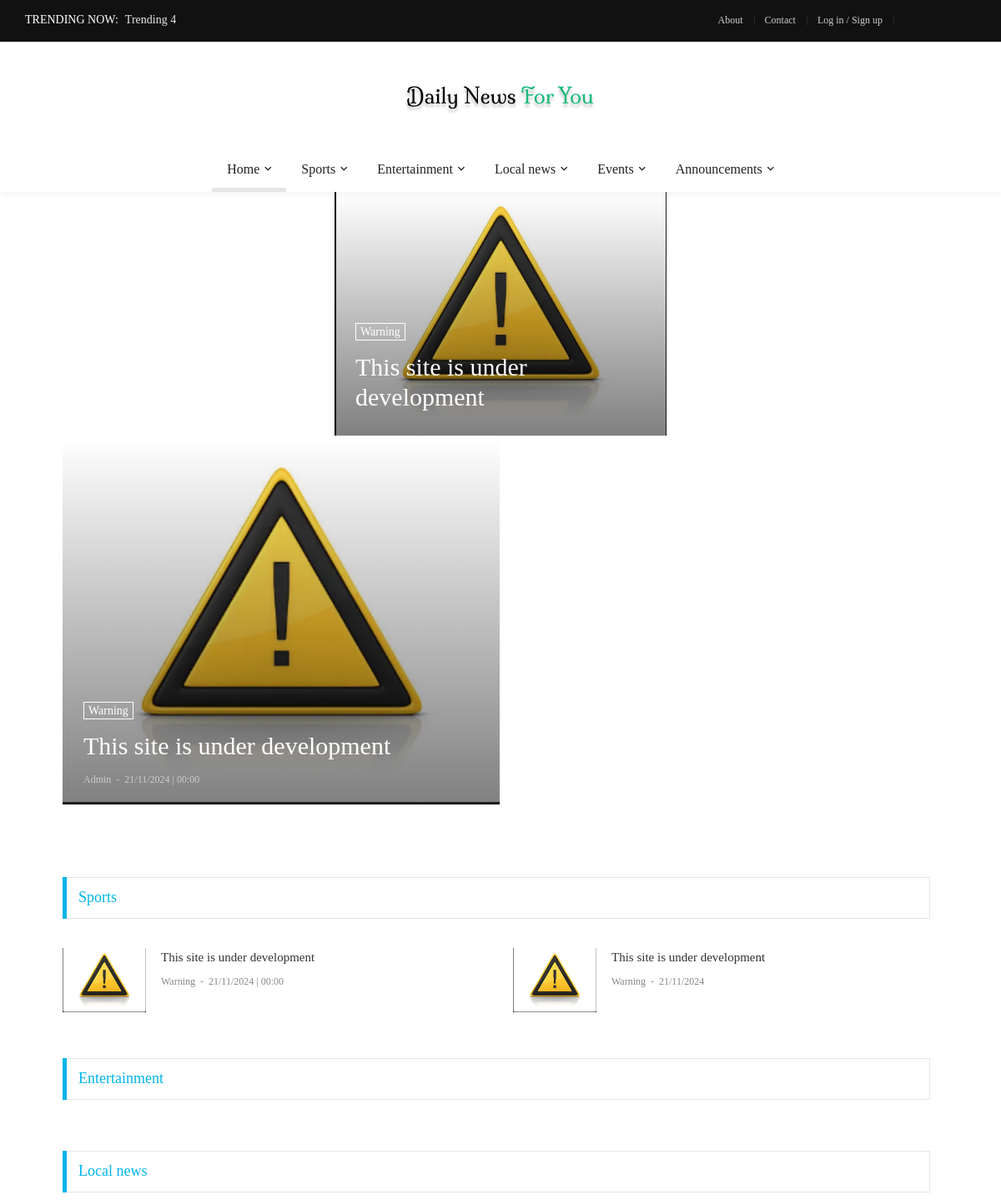
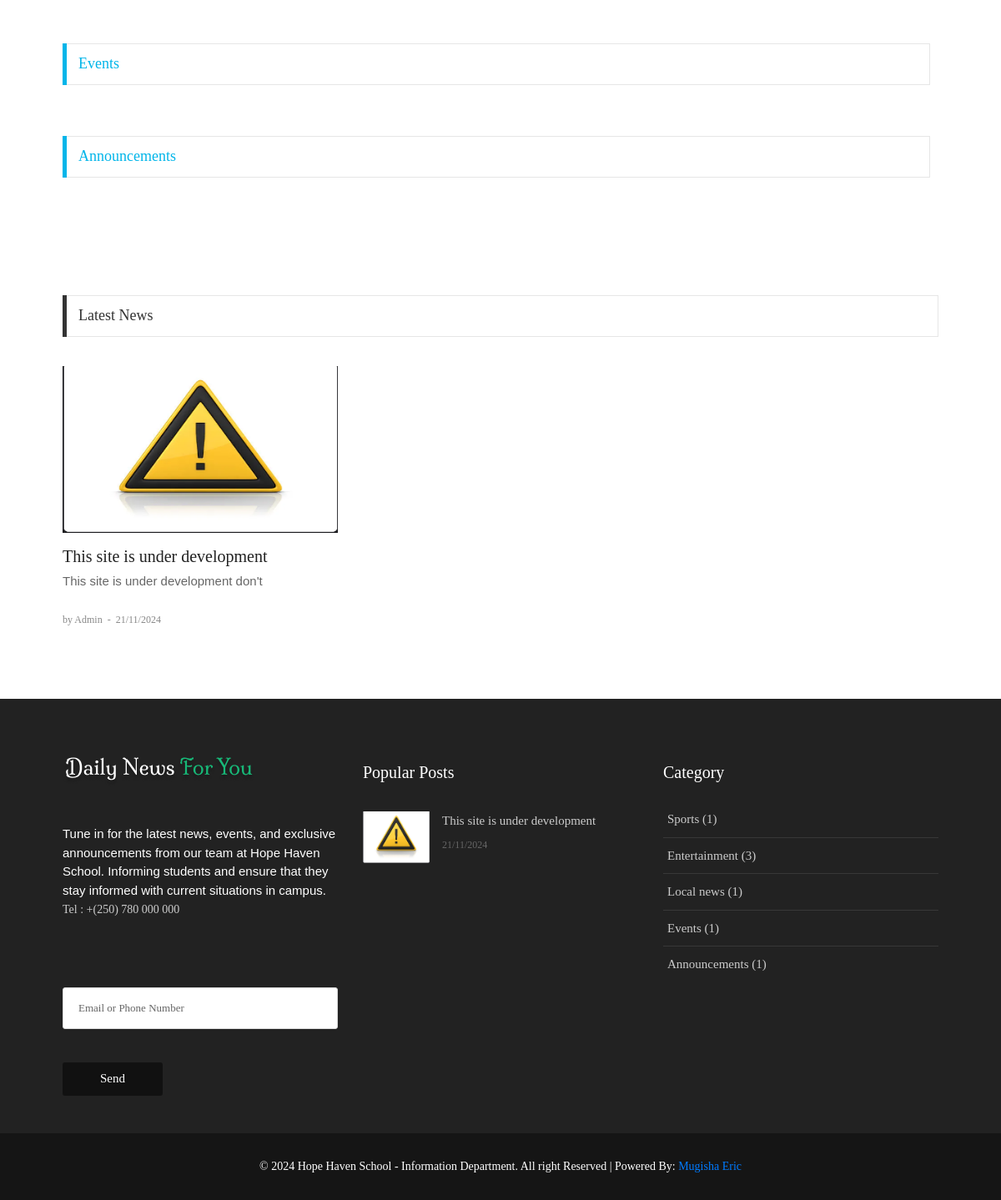
The page / on the database its author committed (2 pictures, top to bottom).
### trending/models.py (models this page shows, shortened)
class Trending(models.Model):
    txt = models.CharField(max_length=200)

### main/models.py (models this page shows, shortened)
class Main(models.Model):
    name = models.CharField(max_length=50)
    about = models.TextField()  # this is for footer  (default="-")
    abouttxt = models.TextField(default="")    ## About page text
    fb = models.CharField(default="-", max_length=50)
    tw = models.CharField(default="-", max_length=50)
    yt = models.CharField(default="-", max_length=50)
    tell = models.CharField(default="-", max_length=50)
    link = models.CharField(default="-", max_length=50)
    set_name = models.CharField(default="-", max_length=50)
    picurl = models.TextField(default="")
    picname = models.TextField(default="")
    picurl2 = models.TextField(default="")
    picname2 = models.TextField(default="")

### cat/models.py (models this page shows, shortened)
class Cat(models.Model):
    name = models.CharField(max_length=50)
    count = models.IntegerField(default=0)  # To count how many news contains in an one category

### news/models.py (models this page shows, shortened)
class News(models.Model):
    name = models.CharField(max_length=200)
    short_txt = models.TextField()
    body_txt = models.TextField()
    date = models.CharField(max_length=12)
    time = models.CharField(max_length=12,default="00:00")
    picname = models.TextField()
    picurl = models.TextField(default="-")
    writer = models.CharField(max_length=100)
    catname = models.CharField(max_length=100, default="-")   # default="-" for charfield
    catid = models.IntegerField(default=0)
    ocatid = models.IntegerField(default=0)  # ocatid means original cat id.for count news
    show = models.IntegerField(default=0)   # default=0 for integer field-when i use this in existing models
    tag = models.TextField(default="")   # For tag (Filtering)
    act = models.IntegerField(default=0)  # For Publish News
    rand = models.IntegerField(default=0)  # For Random Number of the News

### main/views.py (the view)
# urls.py: path('', views.home, name='home'),           ## Front Home Page
def home(request):
    site = Main.objects.first()
    news = News.objects.filter(act=1).order_by('-pk')  ## for reverse(ordering) need to filter by pk with (-) to get the latest submission first.
    cat = Cat.objects.all()  ## Show categories in footer
    subcat = SubCat.objects.all()  ## for SubMenu in the menu bar
    lastnews = News.objects.filter(act=1).order_by('-pk')[:3]   ### This query for last three post
    popnews = News.objects.filter(act=1).order_by('-show')    ### Populer News will be Shown according to view(show)
    popnews2 = News.objects.filter(act=1).order_by('-show')[:3]    ### 3 Populer News will be Shown according to view(show) in footer section
    trending = Trending.objects.all() ### Trending now will show on top bar(send query from here to naster.html in front)
    lastnews2 = News.objects.filter(act=1).order_by('-pk')[:4] # Last Four News in Three Different Frames
    return render(request, 'front/home.html', {'site':site, 'news':news, 'cat':cat, 'subcat':subcat, 'lastnews':lastnews, 'popnews':popnews, 'popnews2':popnews2, 'trending':trending, 'lastnews2':lastnews2})

### main/templates/front/home.html (shortened to what this page needs)
{% extends 'front/master.html' %}
{% load static %}
{% block mainblock %}
<section class="bg0">
	<div class="row m-rl-0 justify-content-center">
		{% for lastnews in lastnews %}
		<div class="col-md-4 p-rl-1 p-b-2">
			<div class="bg-img1 size-a-12 how1 pos-relative" style="background-image: url({{ lastnews.picurl }});">
				<a href="{% url 'news_detail' word=lastnews.name %}" class="dis-block how1-child1 trans-03"></a>
				<div class="flex-col-e-s s-full p-rl-25 p-tb-18">
					<a href="#" class="dis-block how1-child2 f1-s-2 cl0 bo-all-1 bocl0 hov-btn1 trans-03 p-rl-5 p-t-2">
						{{ lastnews.catname }}
					</a>
					<h3 class="how1-child2 m-t-14 m-b-10">
						<a href="{% url 'news_detail' word=lastnews.name %}"
							class="f1-l-1 cl0 hov-cl10 trans-03 respon1">
							{{ lastnews.name }}
						</a>
					</h3>
				</div>
			</div>
		</div>
		{% endfor %}
	</div>
</section>
	<section class="bg0">
		<div class="container">
			<div class="row m-rl--1">
			{% for ln in lastnews2 %}
				{% if forloop.counter == 1 %}
				<div class="col-md-6 p-rl-1 p-b-2">
					<div class="bg-img1 size-a-3 how1 pos-relative" style="background-image: url({{ ln.picurl }});">
						<a href="{% url 'news_detail' word=ln.name %}" class="dis-block how1-child1 trans-03"></a>
						<div class="flex-col-e-s s-full p-rl-25 p-tb-20">
							<a href="#" class="dis-block how1-child2 f1-s-2 cl0 bo-all-1 bocl0 hov-btn1 trans-03 p-rl-5 p-t-2">
								{{ ln.catname }}
							</a>
							<h3 class="how1-child2 m-t-14 m-b-10">
								<a href="{% url 'news_detail' word=ln.name %}" class="how-txt1 size-a-6 f1-l-1 cl0 hov-cl10 trans-03">
									{{ ln.name }}
								</a>
							</h3>
							<span class="how1-child2">
								<span class="f1-s-4 cl11">
									{{ ln.writer }}
								</span>
								<span class="f1-s-3 cl11 m-rl-3">
									-
								</span>
								<span class="f1-s-3 cl11">
									{{ ln.date }} | {{ ln.time }}
								</span>
							</span>
						</div>
					</div>
				</div>
				{% endif %}
			{% endfor %}
				<div class="col-md-6 p-rl-1">
				</div>
			</div>
		</div>
	</section>
<section class="post bg0 p-t-85">
	<div class="container">
		<div class="row justify-content-center">
			<div class="col-md-12 col-lg-12">
				<div class="p-r-10 p-rl-0-sr991 p-b-20">
					{% for newscat in cat %}
					{% if newscat.count != 0 %}
					<div class="p-b-25 m-r--10 m-r-0-sr991">
						<div class="how2 how2-cl5 flex-s-c m-r-10 m-r-0-sr991">
							<h3 class="f1-m-2 cl17 tab01-title">
								{{ newscat.name }}
							</h3>
						</div>
						<div class="row p-t-35">
							<div class="col-sm-6 p-r-25 p-r-15-sr991">
								{% for ab in news %}
								{% if newscat.pk == ab.ocatid %}
								<div class="flex-wr-sb-s m-b-30">
									<a href="{% url 'news_detail' word=ab.name %}"
										class="size-w-1 wrap-pic-w hov1 trans-03">
										<img src="{{ ab.picurl }}" alt="IMG">
									</a>
									<div class="size-w-2">
										<h5 class="p-b-5">
											<a href="{% url 'news_detail' word=ab.name %}"
												class="f1-s-5 cl3 hov-cl10 trans-03">
												{{ ab.name }}
											</a>
										</h5>
										<span class="cl8">
											<a href="#" class="f1-s-6 cl8 hov-cl10 trans-03">
												{{ ab.catname }}
											</a>
											<span class="f1-s-3 m-rl-3">
												-
											</span>
											<span class="f1-s-3">
												{{ ab.date }} | {{ ab.time }}
											</span>
										</span>
									</div>
								</div>
								{% endif %}
								{% endfor %}
							</div>
							<div class="col-sm-6 p-r-25 p-r-15-sr991">
								{% for pop in popnews %}
								{% if pop.ocatid == newscat.pk %}
								{% if pop.show != 0 %}
								<div class="flex-wr-sb-s m-b-30">
									<a href="{% url 'news_detail' word=pop.name %}" class="size-w-1 wrap-pic-w hov1 trans-03">
										<img src="{{ pop.picurl }}" alt="IMG">
									</a>
									<div class="size-w-2">
										<h5 class="p-b-5">
											<a href="{% url 'news_detail' word=pop.name %}" class="f1-s-5 cl3 hov-cl10 trans-03">
												{{ pop.name }}
											</a>
										</h5>
										<span class="cl8">
											<a href="#" class="f1-s-6 cl8 hov-cl10 trans-03">
												{{ pop.catname }}
											</a>
											<span class="f1-s-3 m-rl-3">
												-
											</span>
											<span class="f1-s-3">
												{{ pop.date }}
											</span>
										</span>
									</div>
								</div>
								{% endif %}
								{% endif %}
								{% endfor %}
							</div>
			</div>
					</div>
					{% endif %}
					{% endfor %}
				</div>
			</div>
		</div>
	</div>
</section>
<section class="bg0 p-t-60 p-b-40">
	<div class="container">
		<div class="how2 how2-cl4 flex-s-c">
			<h3 class="f1-m-2 cl3 tab01-title">
				Latest News
			</h3>
		</div>
		<div class="row p-t-35">
			{% for i in news %}
			<div class="col-sm-6 col-md-4">
				<div class="m-b-45">
					<a href="{% url 'news_detail' word=i.name %}" class="wrap-pic-w hov1 trans-03">
						<img style="display: inline-block; width: 330px; height: 200px;" src="{{ i.picurl }}" alt="IMG">
					</a>
					<div class="p-t-16">
						<h5 class="p-b-5">
							<a href="{% url 'news_detail' word=i.name %}" class="f1-m-3 cl2 hov-cl10 trans-03">
								{{ i.name }}
							</a>
						</h5>
						<p>{{ i.short_txt|safe }}</p>
						<br>
						<span class="cl8">
							<a href="#" class="f1-s-4 cl8 hov-cl10 trans-03">
								by {{ i.writer }}
							</a>
							<span class="f1-s-3 m-rl-3">
								-
							</span>
							<span class="f1-s-3">
								{{ i.date }}
							</span>
						</span>
					</div>
				</div>
			</div>
			{% endfor %}
		</div>
	</div>
</section>
{% endblock %}

### main/templates/front/master.html (shortened to what this page needs)
{% load static %}
<!DOCTYPE html>
<html lang="en">
<head>
	<link rel="stylesheet" type="text/css" href="{% static 'front/vendor/bootstrap/css/bootstrap.min.css' %}">
	<link rel="stylesheet" type="text/css" href="{% static 'front/fonts/fontawesome-5.0.8/css/fontawesome-all.min.css' %}">
	<link rel="stylesheet" type="text/css" href="{% static 'front/fonts/iconic/css/material-design-iconic-font.min.css' %}">
	<link rel="stylesheet" type="text/css" href="{% static 'front/vendor/animate/animate.css' %}">
	<link rel="stylesheet" type="text/css" href="{% static 'front/vendor/css-hamburgers/hamburgers.min.css' %}">
	<link rel="stylesheet" type="text/css" href="{% static 'front/vendor/animsition/css/animsition.min.css' %}">
	<link rel="stylesheet" type="text/css" href="{% static 'front/css/util.min.css' %}">
	<link rel="stylesheet" type="text/css" href="{% static 'front/css/main.css' %}">
</head>
<body class="animsition">
	<header>
		<div class="container-menu-desktop">
			<div class="topbar">
				<div class="content-topbar h-100 p-rl-30">
					<div class="align-self-stretch size-w-0 pos-relative m-r-30">
						<div class="f2-s-1 flex-wr-s-c s-full ab-t-l p-b-2">
							<span class="text-uppercase cl0 p-r-8">
								Trending Now:
							</span>
							<span class="dis-inline-block cl16 slide100-txt pos-relative size-w-0" data-in="fadeInDown" data-out="fadeOutDown">
								{% for trend in trending %}
								<span class="dis-inline-block slide100-txt-item animated visible-false">
									{{ trend.txt }}
								</span>
								{% endfor %}
							</span>
						</div>
					</div>
					<div class="flex-wr-e-c">
						<div class="left-topbar">
							<a href="/about" class="left-topbar-item">
								About
							</a>
							<a href="/contact" class="left-topbar-item">
								Contact
							</a>
							<a href="/login" class="left-topbar-item">
								Log in / Sign up
							</a>
						</div>
						<div class="right-topbar p-l-18">
							<a href="{{ site.fb }}">
								<span class="fab fa-facebook-f"></span>
							</a>
							<a href="{{ site.tw }}">
								<span class="fab fa-twitter"></span>
							</a>
							<a href="{{ site.yt }}">
								<span class="fab fa-youtube"></span>
							</a>
						</div>
					</div>
				</div>
			</div>
			<div class="wrap-logo no-banner container">
				<div class="logo">
					<a href="/"><img src="{{ site.picurl }}" alt="LOGO"></a>
				</div>
			</div>
			<div class="wrap-main-nav">
				<div class="main-nav">
					<nav class="menu-desktop">
						<ul class="main-menu justify-content-center">
							<li class="main-menu-active">
								<a href="/">Home</a>
							</li>
							{% for gg in cat %}
							{% if gg.count != 0 %}
							<li class="mega-menu-item">
								<a href="{% url 'category_view' category_name=gg.name %}">{{ gg.name }}</a>
							</li>
							{% endif %}
							{% endfor %}
						</ul>
					</nav>
				</div>
			</div>
		</div>
	</header>
	{% block mainblock %}
    {% endblock %}
	<footer>
		<div class="bg2 p-t-40 p-b-25">
			<div class="container">
				<div class="row">
					<div class="col-lg-4 p-b-20">
						<div class="size-h-3 flex-s-c">
							<a href="/">
								<img class="max-s-full" src="{{ site.picurl2 }}" alt="LOGO">
							</a>
						</div>
						<div>
							<p class="f1-s-1 cl11 p-b-16">
								{{site.about | safe }}
							</p>
							<p class="f1-s-1 cl11 p-b-16">
								Tel : {{ site.tell }}
							</p>
							<div class="p-t-15">
								<a href="{{ site.fb }}" class="fs-18 cl11 hov-cl10 trans-03 m-r-8">
									<span class="fab fa-facebook-f"></span>
								</a>
								<a href="{{ site.tw }}" class="fs-18 cl11 hov-cl10 trans-03 m-r-8">
									<span class="fab fa-twitter"></span>
								</a>
								<a href="{{ site.yt }}" class="fs-18 cl11 hov-cl10 trans-03 m-r-8">
									<span class="fab fa-youtube"></span>
								</a>
							</div>
							<br>
							<form action="{% url 'news_letter' %}" method="POST">
								<input class="bo-1-rad-3 bocl13 size-a-19 f1-s-13 cl5 plh6 p-rl-18 m-b-20" type="txt" name="txt" placeholder="Email or Phone Number">
								<button type="submit" class="size-a-20 bg1 borad-3 f1-s-12 cl0 hov-btn1 trans-03 p-rl-15 m-t-20">Send</button>
							</form>
						</div>
					</div>
					<div class="col-sm-6 col-lg-4 p-b-20">
						<div class="size-h-3 flex-s-c">
							<h5 class="f1-m-7 cl0">
								Popular Posts
							</h5>
						</div>
						<ul>
							{% for pop in popnews2 %}
							<li class="flex-wr-sb-s p-b-20">
								<a href="{% url 'news_detail' word=pop.name %}" class="size-w-4 wrap-pic-w hov1 trans-03">
									<img src="{{ pop.picurl }}" alt="IMG">
								</a>
								<div class="size-w-5">
									<h6 class="p-b-5">
										<a href="{% url 'news_detail' word=pop.name %}" class="f1-s-5 cl11 hov-cl10 trans-03">
											{{ pop.name }}
										</a>
									</h6>
									<span class="f1-s-3 cl6">
										{{ pop.date }}
									</span>
								</div>
							</li>
							{% endfor %}
						</ul>
					</div>
					<div class="col-sm-6 col-lg-4 p-b-20">
						<div class="size-h-3 flex-s-c">
							<h5 class="f1-m-7 cl0">
								Category
							</h5>
						</div>
						<ul class="m-t--12">
							{% for c in cat %}
							{% if c.count != 0 %}
							<li class="how-bor1 p-rl-5 p-tb-10">
								<a href="#" class="f1-s-5 cl11 hov-cl10 trans-03 p-tb-8">
									{{ c.name }} ({{ c.count }})
								</a>
							</li>
							{% endif %}
							{% endfor %}
						</ul>
					</div>
				</div>
			</div>
		</div>
		<div class="bg11">
			<div class="container size-h-4 flex-c-c p-tb-15">
				<span class="f1-s-1 cl0 txt-center">
				&copy;	2024  Hope Haven School - Information Department. All right Reserved | Powered By: <a href="https://buymeacoffee.com/funderic" target="_blank">Mugisha Eric</a>
				</span>
			</div>
		</div>
	</footer>
</body>
</html>

### rows shown on the page
Trending: txt "Trending 4"
Main: picurl (picture), picurl2 (picture), about "Tune in for the latest news, events, and exclusive announcements from our team at Hope Haven School. Informing students and ensure that they stay informed with current situations in campus.", tell "+(250) 780 000 000"
Cat: name "Sports", count "1"
Cat: name "Entertainment", count "3"
Cat: name "Local news", count "1"
Cat: name "Events", count "1"
Cat: name "Announcements", count "1"
News: picurl (picture), catname "Warning", name "This site is under development", writer "Admin", date "21/11/2024", time "00:00", short_txt "This site is under development don't"
